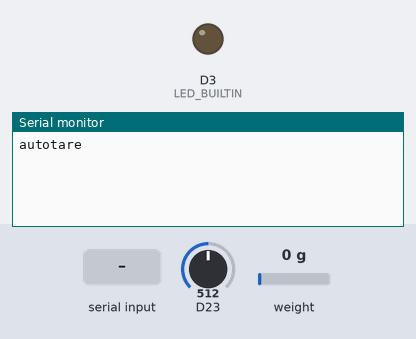
A program run on a simulated nRF52 board. Parts: output pins drawn as LEDs (lit = HIGH), the last lines printed to the serial monitor. Wiring (inferred from the names in the program): HX711 load-cell converter: data A5; SCK A4. The test bench sets the inputs (shaded band); at power-on: D23 = 512, weight on the scale 0 g (analog values on the 0–1023 scale). A phone connects over Bluetooth LE 3 s after start; pins used as bus, display or sensor lines are not drawn.

Above: at 1.2 s.
1.3 s: "1" received over the second serial link
At 2.4 s:
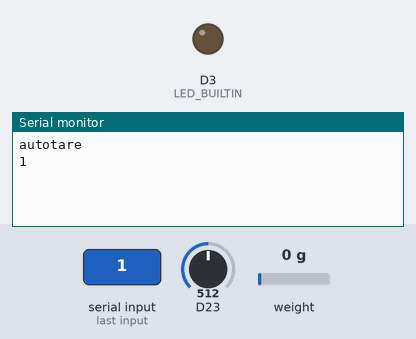
At 3.6 s:
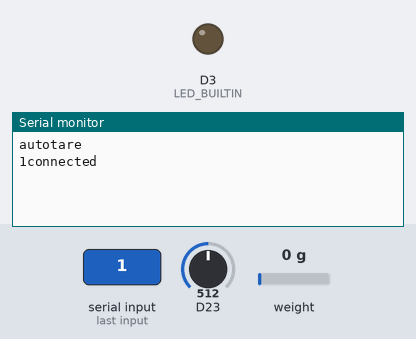

Measured:
- after the input at 1.3 s, the serial monitor: prints a new line at once (image 1)

The program:

Main.cpp
```cpp
#include <bluefruit.h>

#define SLIDESWITCH 7

#define HX711_CLOCK A4
#define HX711_DATA A5

void startAdv(void);
void connect_callback(uint16_t conn_handle);
void disconnect_callback(uint16_t conn_handle, uint8_t reason);

long scale_val;
int scale_val_updated;

BLEUart bleuart;


/* 75c3c6d0-75e4-4223-a823-bdc65e738996 */
const uint8_t AUTOTARE_UUID_SERVICE[] = {
  0x96, 0x89, 0x73, 0x5e, 0xc6, 0xbd, 0x23, 0xa8,
  0x23, 0x42, 0xe4, 0x75, 0xd0, 0xc6, 0xc3, 0x75,
};

/* 722bc7b5-1728-4e39-8867-3161d8dd5e20 */
const uint8_t AUTOTARE_UUID_WEIGHT[] = {
  0x20, 0x5e, 0xdd, 0xd8, 0x61, 0x31, 0x67, 0x88,
  0x39, 0x4e, 0x28, 0x17, 0xb5, 0xc7, 0x2b, 0x72,
};

BLEService autotare_service(AUTOTARE_UUID_SERVICE);
BLECharacteristic autotare_weight(AUTOTARE_UUID_WEIGHT);

unsigned long last_millis;

void setup()
{
  pinMode(LED_BUILTIN, OUTPUT);

  digitalWrite(LED_BUILTIN, HIGH);

  Serial.begin(115200);

  Bluefruit.begin();
  Bluefruit.Periph.setConnectCallback(connect_callback);
  Bluefruit.Periph.setDisconnectCallback(disconnect_callback);

  bleuart.begin();


  autotare_service.begin();
  autotare_weight.setProperties(CHR_PROPS_READ | CHR_PROPS_NOTIFY);
  autotare_weight.setPermission(SECMODE_OPEN, SECMODE_NO_ACCESS);
  autotare_weight.setFixedLen(5);
  autotare_weight.begin();

  Bluefruit.setTxPower(0);    // Check bluefruit.h for supported values
  Bluefruit.setName("autotare");

  // Setup the advertising packet
  startAdv();

  last_millis = millis();

  pinMode(SLIDESWITCH, INPUT_PULLUP);

  digitalWrite(HX711_CLOCK, 0);
  pinMode(HX711_CLOCK, OUTPUT);
  pinMode(HX711_DATA, INPUT);

  analogReference(AR_INTERNAL_3_0);
  analogReadResolution(12);
}

void startAdv(void)
{
  // Advertising packet

  Bluefruit.Advertising.addFlags(BLE_GAP_ADV_FLAGS_LE_ONLY_GENERAL_DISC_MODE);

  //  Bluefruit.Advertising.addService(bleuart);
  Bluefruit.Advertising.addService(autotare_service);


  // Secondary Scan Response packet (optional)
  // Since there is no room for 'Name' in Advertising packet
  Bluefruit.ScanResponse.addName();

  /* Start Advertising
   * - Enable auto advertising if disconnected
   * - Timeout for fast mode is 30 seconds
   * - Start(timeout) with timeout = 0 will advertise forever (until connected)
   *
   * Apple Beacon specs
   * - Type: Non connectable, undirected
   * - Fixed interval: 100 ms -> fast = slow = 100 ms
   */
  //Bluefruit.Advertising.setType(BLE_GAP_ADV_TYPE_ADV_NONCONN_IND);
  Bluefruit.Advertising.restartOnDisconnect(true);
  Bluefruit.Advertising.setInterval(160, 160);    // in unit of 0.625 ms
  Bluefruit.Advertising.setFastTimeout(30);      // number of seconds in fast mode
  Bluefruit.Advertising.start(0);                // 0 = Don't stop advertising after n seconds
}

void
read_scale (void)
{
  int i;
  long val;

  if (digitalRead (HX711_DATA) != 0)
    return;


  val = 0;
  for (i = 0; i < 24; i++) {
    /* delay at least 100ns before first clock,
     * and at least 200ns between successive clocks
     */
    delayMicroseconds(1);

    digitalWrite(HX711_CLOCK, 1);
    /* at least 100ns before reading data*/
    delayMicroseconds(1);
    val <<= 1;
    if (digitalRead(HX711_DATA))
      val |= 1;
    /* between 200ns and 50us before dropping clock */
    delayMicroseconds(1);
    digitalWrite(HX711_CLOCK, 0);
  }

  /* 1 extra clock -> gain 128; 3 extra -> gain 64 */
  for (i = 0; i < 1; i++) {
    delayMicroseconds(1);
    digitalWrite(HX711_CLOCK, 1);
    delayMicroseconds(1);
    digitalWrite(HX711_CLOCK, 0);
  }

  if (val & 0x800000)
    val |= 0xff000000;

  scale_val = val;
  scale_val_updated = 1;

  if (0 && Serial) {
    char buf[100];
    sprintf (buf, "scale 0x%8lx %ld\n",
	     scale_val, scale_val);
    Serial.print(buf);
  }
}


/* ~/.platformio/packages/framework-arduinoadafruitnrf52/libraries/Bluefruit52Lib/src/clients/ */


void loop()
{
  static unsigned int val;

  if (Serial) {
    static int printed_banner;
    if (printed_banner == 0) {
      printed_banner = 1;
      Serial.println("autotare");
    }
  }

  val++;
  if ((val & 0xf000) == 0xf000)
    digitalWrite(LED_BUILTIN, HIGH);
  else
    digitalWrite(LED_BUILTIN, LOW);

  read_scale ();

  while (bleuart.available()) {
    int c = bleuart.read();
    if (Serial) {
      char buf[100];
      buf[0] = c;
      buf[1] = 0;
      Serial.print(buf);
    }
  }

  if (Bluefruit.connected() && scale_val_updated) {
    scale_val_updated = 0;
    unsigned char pkt[6];
    int thermistor;

    thermistor = analogRead(A9);

    pkt[0] = scale_val;
    pkt[1] = scale_val >> 8;
    pkt[2] = scale_val >> 16;
    pkt[3] = thermistor;
    pkt[4] = thermistor >> 8;

    autotare_weight.notify(pkt, 5);
  }

}

void
connect_callback(uint16_t conn_handle)
{
  if (Serial)
    Serial.println ("connected");
}

void
disconnect_callback(uint16_t conn_handle, uint8_t reason)
{
  if (Serial)
    Serial.println("disconnect");
}
```
